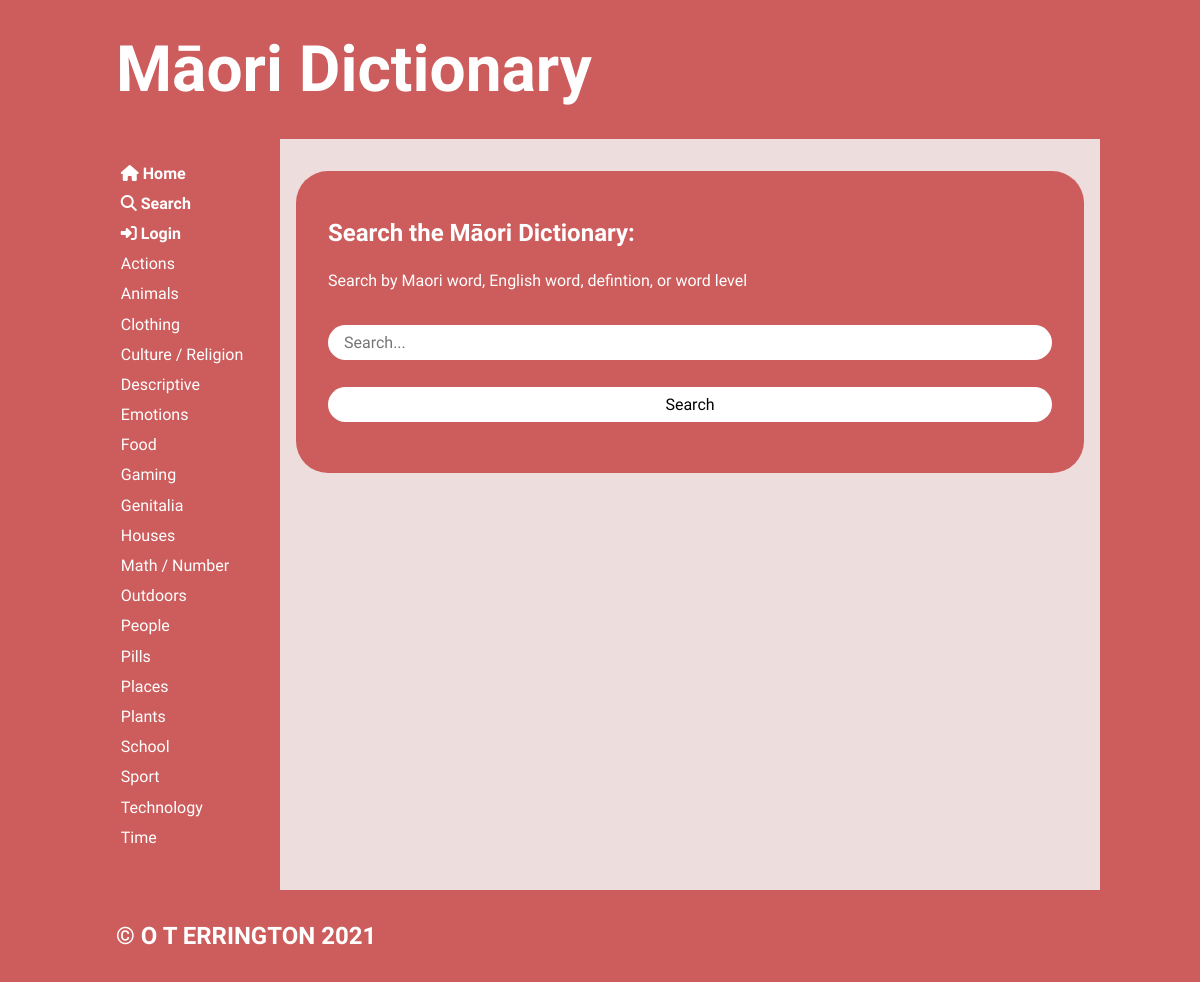
Screenshot of /search with the database file from the repository.
### tables this page shows
CREATE TABLE "categories"
(
	cat_id integer
		constraint Category_pk
			primary key autoincrement,
	category varchar(20)
);

### app.py (the view, shortened to what this page needs)
@app.route('/search', methods=["GET", "POST"])
def render_search():
    default_search = request.args.get('search')
    if default_search == 'Searching All Words...':
        default_search = None
    return render_template('search.html', categories=get_categories(),
                           logged_in=is_logged_in(), default_search=default_search)

### app.py (called while the page is built)
def create_connection(db_file):
    try:
        connection = sqlite3.connect(db_file)
        return connection
    except Error as e:  # unless there's an error
        print(e)
    return None

def get_categories():
    con = create_connection(DB_NAME)
    query = """SELECT cat_id, category
            FROM categories
            ORDER BY category"""
    cur = con.cursor()
    cur.execute(query)
    category_list = cur.fetchall()
    con.close()
    return category_list

def is_logged_in():
    if session.get("email") is None:
        print("not logged in")
        return False
    else:  # if email isn't empty then user must be logged in
        print("logged in")
        return True

### templates/search.html (shortened to what this page needs)
{% extends 'base.html' %}
{% block main %}
    <form class="dataform" method="post">
        <h3>Search the Māori Dictionary:</h3>
        <p style="color: white">Search by Maori word, English word, defintion, or word level<br><br></p>
        <div>
            <div><input type="text"
                        name="search_query"
                        id="search_query"
                        placeholder="Search..."
                        autofocus>
            </div>
        </div>
        <div>
            <div><input class="button" type="submit" value="Search"></div>
        </div>
    </form>
{% endblock %}

### templates/base.html (shortened to what this page needs)
<!doctype html>
<html lang="en">
<head>
	<link href="{{ url_for('static', filename='css/style.css') }}" rel="stylesheet">
</head>
<body>
	<div id="container">
		<header>
			<a href="/"><h1>Māori Dictionary</h1></a>
		</header>
		<nav>
			<ul>
                <li>
                    <a href="/">
                        <i class="fas fa-home"></i><b> Home</b><br>
                    </a>
                    <a href="/search">
                        <i class="fas fa-search"></i><b> Search</b><br>
                    </a>
                    {% if logged_in %}
                        <a href="/user">
                            <i class="fas fa-user"></i><b> Account</b><br>
                        </a>
                        <a href="/logout"><i class="fas fa-sign-out-alt"></i><b> Log Out</b><br></a>
                    {%  else %}
                        <a href="/login"><i class="fas fa-sign-in-alt"></i><b> Login</b><br></a>
                    {%  endif %}
                    {% for category in categories %}
                        <a href="/category/{{ category[0] }}">
                            {{ category[1] }} <br/>
                        </a>
                    {% endfor %}
                    <br><br>
                </li>
			</ul>
		</nav>
		<main>
            {% block main%}{% endblock %}
        </main>
		<footer>
			<h3>
				&copy; O T ERRINGTON 2021
			</h3>
		</footer>
	</div>
</body>
</html>

### static/css/style.css (style rules this page uses)
* { font-family: 'KoHo', sans-serif; margin: 0; padding: 0; box-sizing: border-box; font-weight: 400; }
body { background-color: indianred; }
#container { display: grid; grid-template-columns: 75px auto; grid-template-areas: 'nav header' 'main main' 'footer footer'; }
header { grid-area: header; background-color: indianred; padding: 1rem; }
nav { grid-area: nav; }
main { grid-area: main; padding: 1rem; background-color: #edd; }
h1, h2, h3, h4, .span-heading { padding: 1rem 0; font-weight: 700; font-size: 2rem; color: black; }
h1 { font-size: 4rem; color: white; }
h3 { font-size: 1.5rem; color: white; }
p { padding: 0.5rem 0; }
a { color: #222; text-decoration: none; }
button, .button { border: none; cursor: pointer; transition-duration: 0.2s; width: 100%; border-radius: 1.2rem; padding: 0.5rem 1rem; font-size: 1rem; margin: 0.5rem 0; background-color: white; }
.dataform { margin: 1rem 0; border: 0; padding: 2rem; background-color: indianred; border-radius: 2rem; }
.dataform input, textarea, .categoryselect { width: 100%; border: none; border-radius: 1.2rem; padding: 0.5rem 1rem; font-size: 1rem; margin: 0.5rem 0 1.2rem 0; }
b { font-weight: 700; }
footer { grid-area: footer; padding: 1rem; background-color: indianred; }
@media only screen and (min-width: 768px) { #container { grid-template-columns: 180px auto; grid-template-areas: 'header header' 'nav main' 'footer footer'; } }
@media only screen and (min-width: 768px) { nav { background-color: indianred; padding: 0 0.5rem; } }
@media only screen and (min-width: 768px) { nav ul { list-style: none; } }
@media only screen and (min-width: 768px) { nav a { display: block; color: #fff; text-decoration: none; padding: 0.35rem 0 0.35rem 0.8rem; } }
@media only screen and (min-width: 1000px) { #container { width: 1000px; margin: auto; } }

### rows the page displays
categories: category "Actions"
categories: category "Animals"
categories: category "Clothing"
categories: category "Culture / Religion"
categories: category "Descriptive"
categories: category "Emotions"
categories: category "Food"
categories: category "Gaming"
categories: category "Genitalia"
categories: category "Houses"
categories: category "Math / Number"
categories: category "Outdoors"
categories: category "People"
categories: category "Pills"
categories: category "Places"
categories: category "Plants"
categories: category "School"
categories: category "Sport"
categories: category "Technology"
categories: category "Time"
